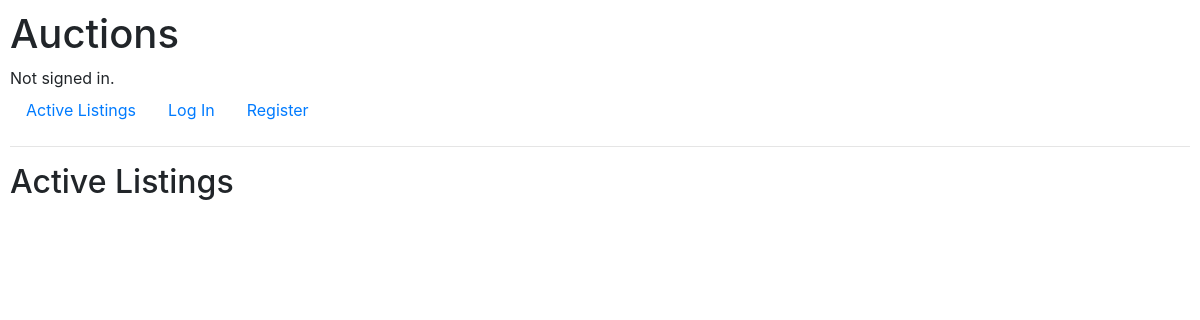
Before: / with the older database file.
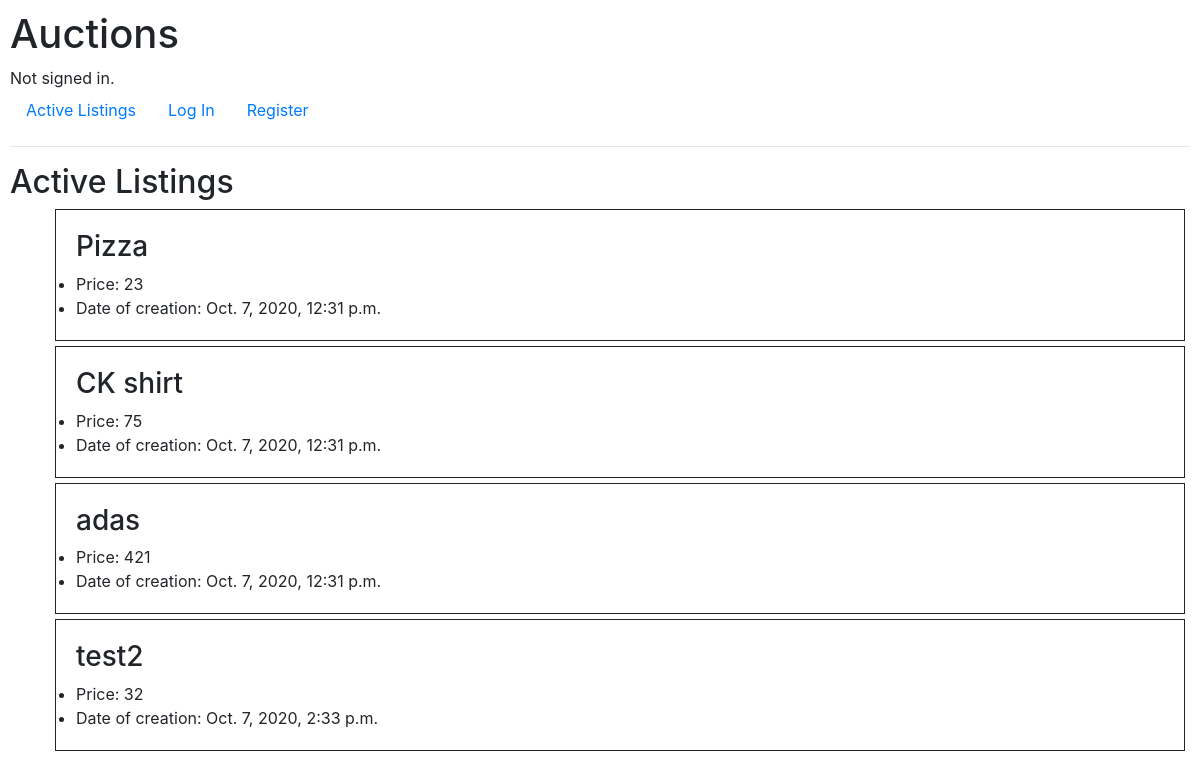
After: the same page with the newer database file.
### auctions/models.py (models this page shows, shortened)
class Auction(models.Model):
    name = models.CharField(max_length=64)
    price = models.IntegerField()
    creation_date = models.DateTimeField()
    auction_category = models.ForeignKey(Category, on_delete=models.CASCADE, related_name="categories")

### auctions/views.py (the view)
# urls.py: path("", views.index, name="index"),
def index(request):
    return render(request, "auctions/index.html",{
        "auctions":Auction.objects.all()
    })

### auctions/templates/auctions/index.html
{% extends "auctions/layout.html" %}
{% block body %}
    <h2>Active Listings</h2>
    <ul>
        {% for auction in auctions %}
        <div class="listening">
            <h3>{{auction.name}}</h3>
            <li>
                Price: {{auction.price}}
            </li>
            <li>
                Date of creation: {{auction.creation_date}}
            </li>
        </div>
        {% endfor %}
    </ul>
{% endblock %}

### auctions/templates/auctions/layout.html (shortened to what this page needs)
{% load static %}
<!DOCTYPE html>
<html lang="en">
    <head>
        <link rel="stylesheet" href="https://stackpath.bootstrapcdn.com/bootstrap/4.4.1/css/bootstrap.min.css">
        <link href="{% static 'auctions/styles.css' %}" rel="stylesheet">
    </head>
    <body>
        <h1>Auctions</h1>
        <div>
            {% if user.is_authenticated %}
                Signed in as <strong>{{ user.username }}</strong>.
            {% else %}
                Not signed in.
            {% endif %}
        </div>
        <ul class="nav">
            <li class="nav-item">
                <a class="nav-link" href="{% url 'index' %}">Active Listings</a>
            </li>
            {% if user.is_authenticated %}
                <li class="nav-item">
                    <a class="nav-link" href="{% url 'create' %}">Create Listing</a>
                </li>
                <li class="nav-item">
                    <a class="nav-link" href="{% url 'logout' %}">Log Out</a>
                </li>
            {% else %}
                <li class="nav-item">
                    <a class="nav-link" href="{% url 'login' %}">Log In</a>
                </li>
                <li class="nav-item">
                    <a class="nav-link" href="{% url 'register' %}">Register</a>
                </li>
            {% endif %}
        </ul>
        <hr>
        {% block body %}
        {% endblock %}
    </body>
</html>

### auctions/static/auctions/styles.css (style rules this page uses)
body { padding: 10px; }
.listening { padding: 20px; border-width: 1px; border-style: solid; margin: 5px; }

Changed rows visible on the page:
added Auction: name "Pizza", price "23", creation_date "Oct. 7, 2020, 12:31 p.m."
added Auction: name "CK shirt", price "75", creation_date "Oct. 7, 2020, 12:31 p.m."
added Auction: name "adas", price "421", creation_date "Oct. 7, 2020, 12:31 p.m."
added Auction: name "test2", price "32", creation_date "Oct. 7, 2020, 2:33 p.m."
